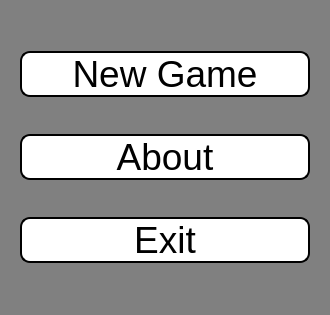
<?xml version="1.0" encoding="UTF-8"?>
<ui version="4.0">
 <class>MainMenu</class>
 <widget class="QWidget" name="MainMenu">
  <property name="geometry">
   <rect>
    <x>0</x>
    <y>0</y>
    <width>330</width>
    <height>315</height>
   </rect>
  </property>
  <property name="windowTitle">
   <string>Form</string>
  </property>
  <property name="styleSheet">
   <string notr="true">QMainWindow{background-color: gray;}

QWidget
{
background-color: grey;
}

QPushButton
{
background-color: white;
color: black;
font-size: 28pt;
border: 2px solid black;
border-radius: 10px;
}

QPushButton:hover
{
border: 2px solid red;
color: red;
}</string>
  </property>
  <layout class="QGridLayout" name="gridLayout">
   <item row="0" column="0">
    <widget class="QStackedWidget" name="stackedWidget">
     <property name="currentIndex">
      <number>0</number>
     </property>
     <widget class="QWidget" name="page">
      <layout class="QGridLayout" name="gridLayout_2">
       <item row="0" column="0">
        <widget class="QPushButton" name="pushButton">
         <property name="text">
          <string>New Game</string>
         </property>
        </widget>
       </item>
       <item row="1" column="0">
        <widget class="QPushButton" name="pushButton_2">
         <property name="text">
          <string>About</string>
         </property>
        </widget>
       </item>
       <item row="2" column="0">
        <widget class="QPushButton" name="pushButton_3">
         <property name="text">
          <string>Exit</string>
         </property>
        </widget>
       </item>
      </layout>
     </widget>
     <widget class="QWidget" name="page_2"/>
    </widget>
   </item>
  </layout>
 </widget>
 <resources/>
 <connections/>
</ui>
